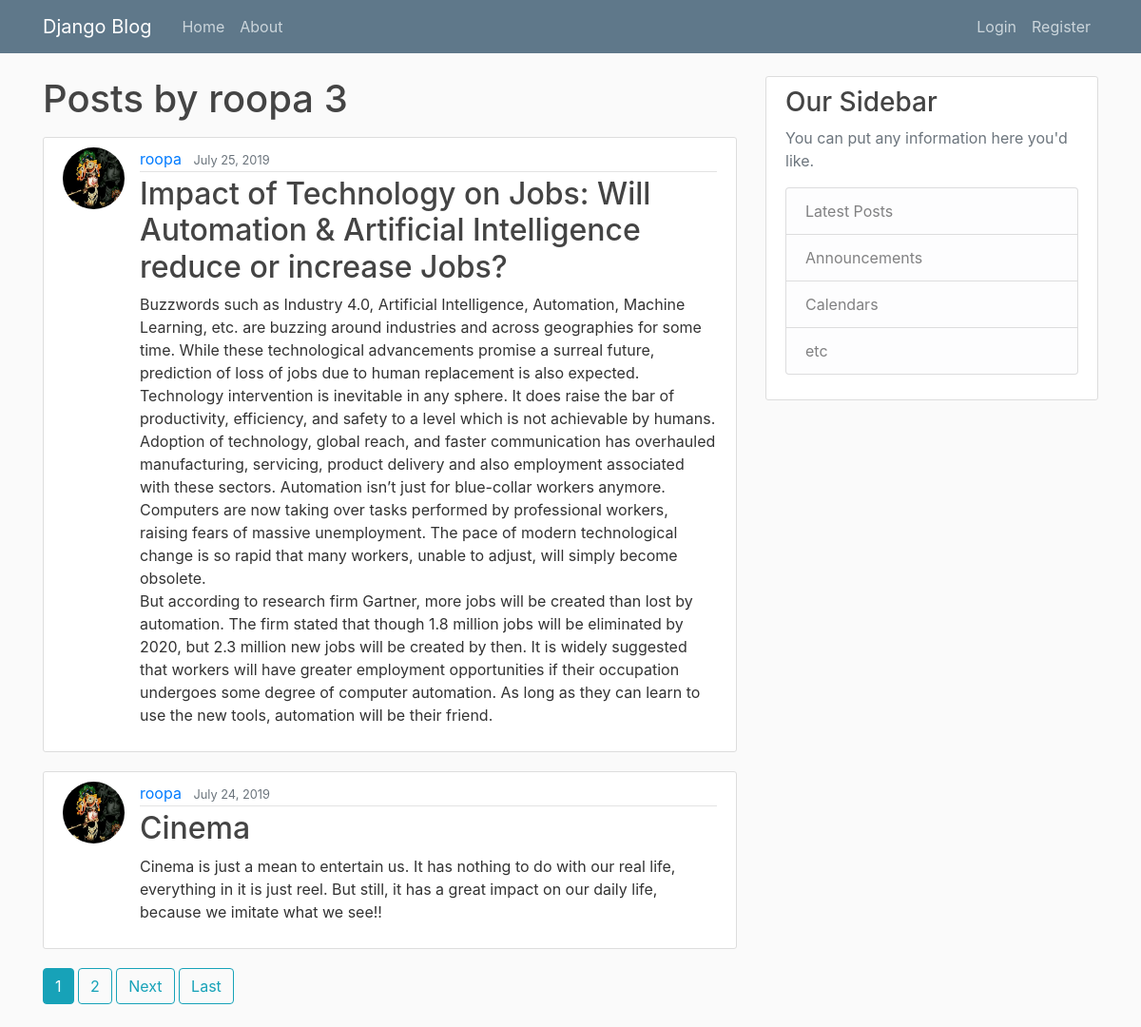
/user/roopa, run on the app's committed database.
### blog/models.py (models this page shows, shortened)
class Post(models.Model):
	title = models.CharField(max_length = 100)
	content = models.TextField()
	date_posted = models.DateTimeField(default = timezone.now)
	author = models.ForeignKey(User, on_delete=models.CASCADE)

### users/models.py (models this page shows, shortened)
class Profile(models.Model):
	user = models.OneToOneField(User, on_delete = models.CASCADE)
	image = models.ImageField(default='default.jpg', upload_to ='profile_pic')

### blog/views.py (the view)
# urls.py: path('user/<str:username>', UserPostListView.as_view(),name = 'user_posts'),
class UserPostListView(ListView):
	model = Post
	template_name = "blog/user_post.html" #<app>/<model>_<viewtype>.html
	context_object_name = 'posts'
	paginate_by = 2
	def get_queryset(self):
		user = get_object_or_404(User, username=self.kwargs.get('username'))
		return Post.objects.filter(author=user).order_by('-date_posted')

### blog/templates/blog/user_post.html (shortened to what this page needs)
{% extends "blog/base.html" %}
{% block content%}
	<h1 class="mb-3">Posts by {{ view.kwargs.username}} {{ page_obj.paginator.count }}</h1>
	{% for post in posts %}
		<article class="media content-section">
		  <img class = "rounded-circle article-img" src="{{ post.author.profile.image.url }}">
		  <div class="media-body">
		    <div class="article-metadata">
		      <a class="mr-2" href="{% url 'user_posts' post.author.username %}">{{ post.author }}</a>
		      <small class="text-muted">{{ post.date_posted|date:"F d, Y" }}</small>
		    </div>
		    <h2><a class="article-title" href="{% url 'post_detail' post.id %}">{{ post.title }}</a></h2>
		    <p class="article-content">{{ post.content }}</p>
		  </div>
		</article>
	{% endfor %}
	{% if is_paginated %}
		{% for num in page_obj.paginator.page_range %}
			{% if page_obj.number == num %}
				<a class="btn btn-info mb-4" href="?page={{num}}">{{num}}</a>
			{% elif num > page_obj.number|add:'-3' and num < page_obj.number|add:'3' %}
				<a class="btn btn-outline-info mb-4" href="?page={{num}}">{{num}}</a>
			{% endif %}
		{% endfor %}
		{% if page_obj.has_next %}
			<a class="btn btn-outline-info mb-4" href="?page={{ page_obj.next_page_number }}">Next</a>
			<a class="btn btn-outline-info mb-4" href="?page={{ page_obj.paginator.num_pages }}">Last</a>
		{% endif %}
	{% endif %}
{% endblock content %}

### blog/templates/blog/base.html (shortened to what this page needs)
{% load static %}
	<!DOCTYPE html>
	<html>
	<head>
	    <link rel="stylesheet" href="https://maxcdn.bootstrapcdn.com/bootstrap/4.0.0/css/bootstrap.min.css">
	    <link rel="stylesheet" type="text/css" href="{% static 'blog/main.css'%}">
	</head>
	<body>
		<header class="site-header">
		  <nav class="navbar navbar-expand-md navbar-dark bg-steel fixed-top">
		    <div class="container">
		      <a class="navbar-brand mr-4" href="{% url 'blog-home' %}">Django Blog</a>
		      <div class="collapse navbar-collapse" id="navbarToggle">
		        <div class="navbar-nav mr-auto">
		          <a class="nav-item nav-link" href="{% url 'blog-home' %}">Home</a>
		          <a class="nav-item nav-link" href="{% url 'blog-about' %}">About</a>
		        </div>
		        <div class="navbar-nav">
		          {% if user.is_authenticated %}
		          	<a class="nav-item nav-link" href="{% url 'post_create' %}">New Post</a>
		          	<a class="nav-item nav-link" href="{% url 'profile' %}">Profile</a>
		          	<a class="nav-item nav-link" href="{% url 'logout' %}">Logout</a>
		          {% else %}
			        <a class="nav-item nav-link" href="{% url 'login' %}">Login</a>
			        <a class="nav-item nav-link" href="{% url 'register' %}">Register</a>
		          {% endif %}
		        </div>
		      </div>
		    </div>
		  </nav>
		</header>
		<main role="main" class="container">
		  <div class="row">
		    <div class="col-md-8">
		      {% block content %}{% endblock %}
		    </div>
		    <div class="col-md-4">
		      <div class="content-section">
		        <h3>Our Sidebar</h3>
		        <p class='text-muted'>You can put any information here you'd like.
		          <ul class="list-group">
		            <li class="list-group-item list-group-item-light">Latest Posts</li>
		            <li class="list-group-item list-group-item-light">Announcements</li>
		            <li class="list-group-item list-group-item-light">Calendars</li>
		            <li class="list-group-item list-group-item-light">etc</li>
		          </ul>
		        </p>
		      </div>
		    </div>
		  </div>
		</main>
	</body>
	</html>

### blog/static/blog/main.css (style rules this page uses)
body { background: #fafafa; color: #333333; margin-top: 5rem; }
h1, h2, h3, h4, h5, h6 { color: #444444; }
ul { margin: 0; }
.bg-steel { background-color: #5f788a; }
.site-header .navbar-nav .nav-link { color: #cbd5db; }
.content-section { background: #ffffff; padding: 10px 20px; border: 1px solid #dddddd; border-radius: 3px; margin-bottom: 20px; }
.article-title { color: #444444; }
.article-content { white-space: pre-line; }
.article-img { height: 65px; width: 65px; margin-right: 16px; }
.article-metadata { padding-bottom: 1px; margin-bottom: 4px; border-bottom: 1px solid #e3e3e3 }

### data on the page
Post: author.profile.image (picture), author "roopa", date_posted "July 25, 2019", title "Impact of Technology on Jobs: Will Automation & Artificial Intelligence reduce or increase Jobs?", content "Buzzwords such as Industry 4.0, Artificial Intelligence, Automation, Machine Learning, etc. are buzzing around industries and across geographies for some time. While these technological advancements promise a surreal future, prediction of loss of jobs due to human replacement is also expected. Technology intervention is inevitable in any sphere. It does raise the bar of productivity, efficiency, and safety to a level which is not achievable by humans. Adoption of technology, global reach, and faster communication has overhauled manufacturing, servicing, product delivery and also employment associated with these sectors. Automation isn’t just for blue-collar workers anymore. Computers are…"
Post: author.profile.image (picture), author "roopa", date_posted "July 24, 2019", title "Cinema", content "Cinema is just a mean to entertain us. It has nothing to do with our real life, everything in it is just reel. But still, it has a great impact on our daily life, because we imitate what we see!!"

### other printed values
{{ view.kwargs.username }} "roopa"
{{ page_obj.paginator.count }} "3"
{{ num }} "1"
{{ num }} "2"
